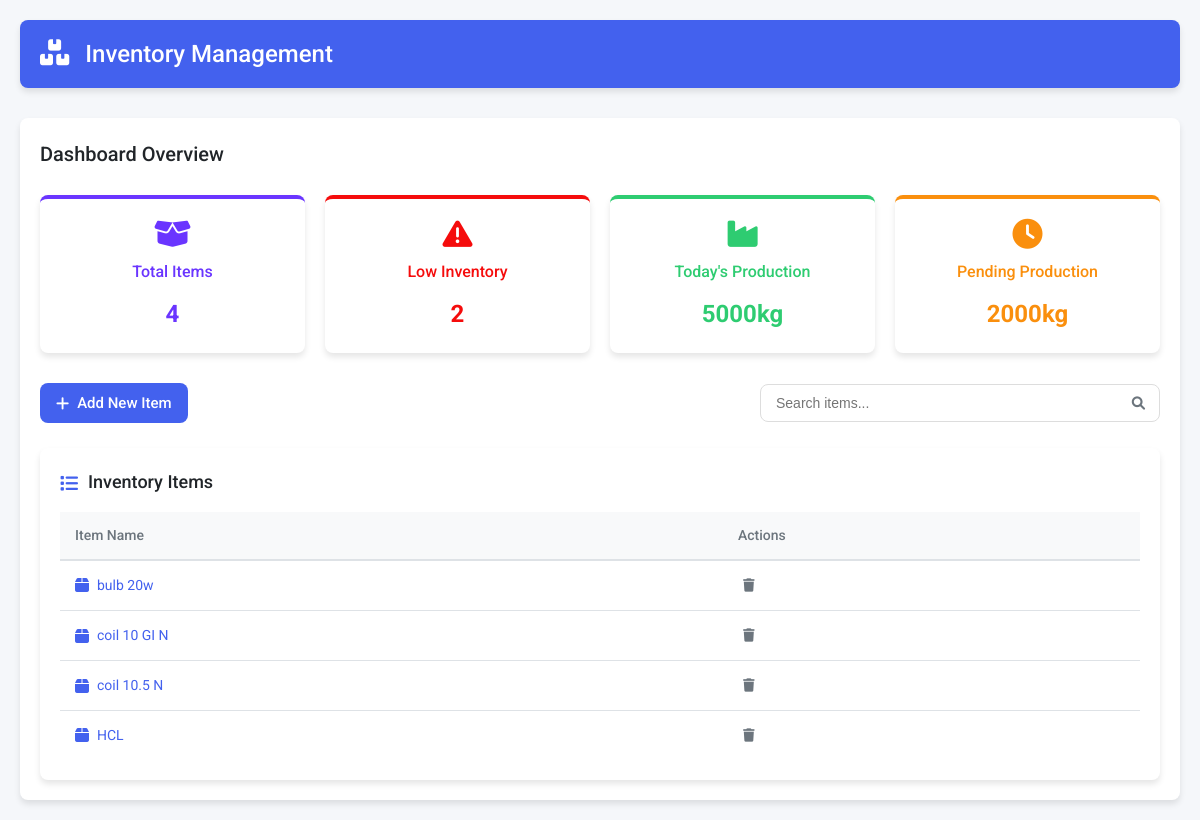
Before: / with the older database file.
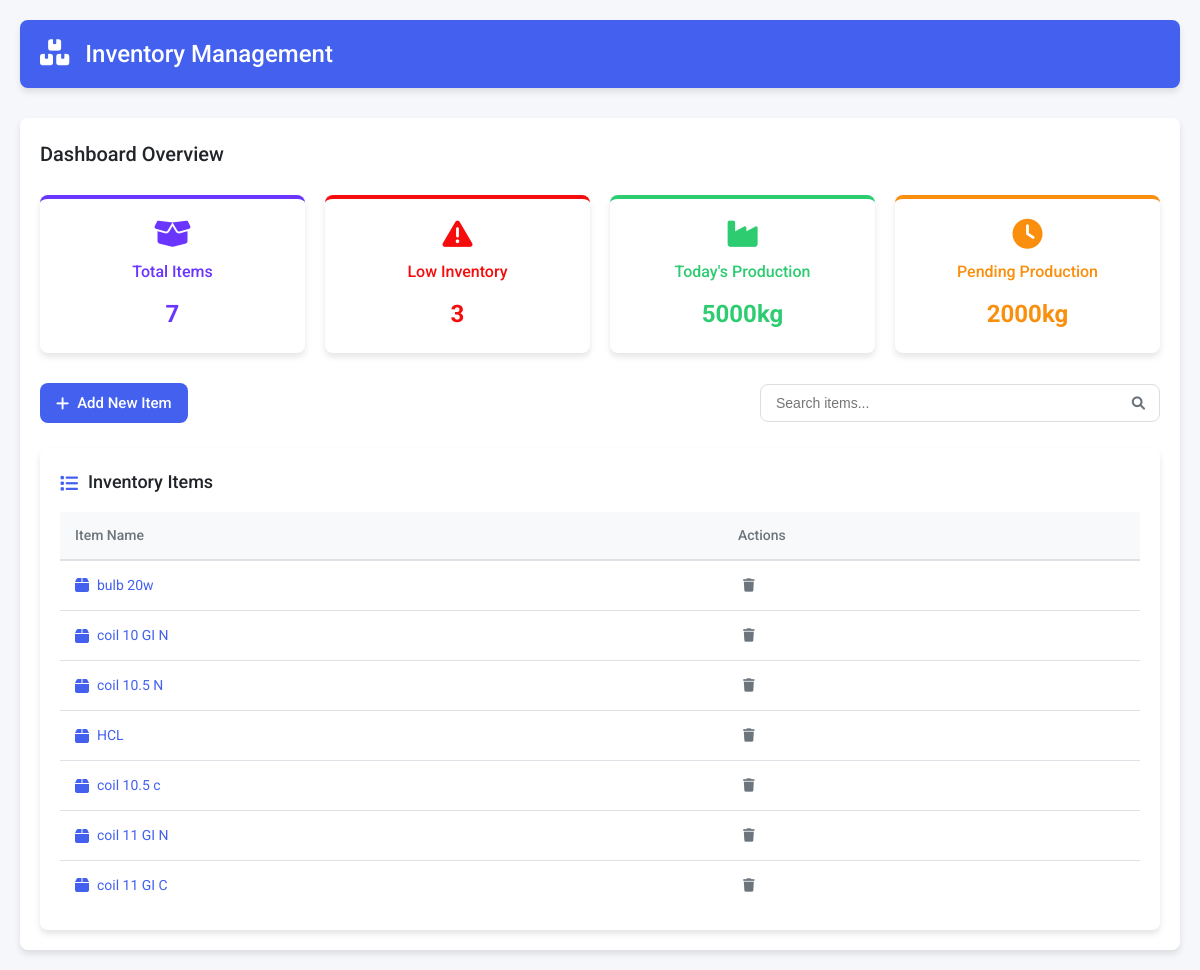
After: the same page with the newer database file.
### tables this page shows
CREATE TABLE items
                     (id INTEGER PRIMARY KEY AUTOINCREMENT,
                      name TEXT UNIQUE,
                      item_type TEXT,
                      item_unit TEXT,
                      minimum_inventory REAL,
                      current_inventory REAL check(current_inventory >= 0) default 0,
                      init_inventory_pm REAL,
                      updated_at TIMESTAMP DEFAULT CURRENT_TIMESTAMP,
                      has_rolls INTEGER BOOLEAN DEFAULT 0,
                      custom_fields TEXT);

### app.py (the view)
@app.route('/')
def index():
    conn = get_db_connection()
    c = conn.cursor()
    search_term = request.args.get('search', '').lower()
    query = 'SELECT id, name, minimum_inventory, current_inventory FROM items'
    if search_term:
        query += ' WHERE LOWER(name) LIKE ?'
        c.execute(query, (f'%{search_term}%',))
    else:
        c.execute(query)
    items = c.fetchall()
    c.execute('SELECT COUNT(*) FROM items WHERE minimum_inventory >= current_inventory')
    no_of_low_inv_item = c.fetchone()
    c.execute('SELECT COUNT(id) FROM ITEMS ')
    no_of_items = c.fetchone()
    conn.close()
    return render_template('index.html', items=items , no_of_low_inv_item = no_of_low_inv_item, search_term=search_term , no_of_items = no_of_items)

### app.py (called while the page is built)
@app.context_processor
def inject_datetime():
    return {'datetime': datetime}

def get_db_connection():
    conn = sqlite3.connect(DATABASE)
    conn.execute("PRAGMA foreign_keys = ON")
    return conn

### templates/index.html (shortened to what this page needs)
{% extends "base.html" %}
{% block content %}
    <div class="dashboard-container">
        <div class="dashboard-header">
            <h2>Dashboard Overview</h2>
        </div>
        <div class="stats-grid">
            <div class="stat-card purple">
                <i class="fas fa-box-open"></i>
                <h3>Total Items</h3>
                <p>{{no_of_items[0]}}</p>
            </div>
            <div class="stat-card red">
                <i class="fas fa-exclamation-triangle"></i>
                <h3>Low Inventory</h3>
                <p><a href="{{ url_for('low_inventory_list') }}">{{no_of_low_inv_item[0]}}</a></p>
            </div>
            <div class="stat-card green">
                <i class="fas fa-industry"></i>
                <h3>Today's Production</h3>
                <p>5000kg</p>
            </div>
            <div class="stat-card orange">
                <i class="fas fa-clock"></i>
                <h3>Pending Production</h3>
                <p>2000kg</p>
            </div>
        </div>
        <div class="action-bar">
            <a href="{{ url_for('add_item') }}" class="btn btn-primary">
                <i class="fas fa-plus"></i> Add New Item
            </a>
            <form method="GET" action="{{ url_for('index') }}" class="search-form">
                <div class="search-box">
                    <input type="text" name="search" id="searchInput"
                           placeholder="Search items..."
                           value="{{ search_term }}">
                    <button type="submit" class="search-btn">
                        <i class="fas fa-search"></i>
                    </button>
                </div>
            </form>
        </div>
        <div class="inventory-table-container">
            <h2><i class="fas fa-list"></i> Inventory Items</h2>
            {% if items %}
            <table class="inventory-table">
                <thead>
                    <tr>
                        <th>Item Name</th>
                        <th>Actions</th>
                    </tr>
                </thead>
                <tbody>
                    {% for item in items %}
                    <tr>
                        <td>
                            <a href="{{ url_for('item_form', item_id=item[0]) }}" class="item-link">
                                <i class="fas fa-box"></i> {{ item[1] }}
                            </a>
                        </td>
                        <td class="actions">
                            <form method="POST" action="{{ url_for('delete_item', item_id=item[0]) }}"
                                  onsubmit="return confirm('Are you sure you want to delete this item?');">
                                <button type="submit" class="btn-icon danger" title="Delete">
                                    <i class="fas fa-trash"></i>
                                </button>
                            </form>
                        </td>
                    </tr>
                    {% endfor %}
                </tbody>
            </table>
            {% else %}
            <div class="empty-state">
                <i class="fas fa-box-open"></i>
                <h3>No inventory items</h3>
                <p>Add your first item to get started</p>
            </div>
            {% endif %}
        </div>
    </div>
{% endblock %}

Changed rows visible on the page:
added items: name "coil 10.5 c"
added items: name "coil 11 GI N"
added items: name "coil 11 GI C"
Other visible differences:
{{ no_of_items[0] }}: "4" → "7"
{{ no_of_low_inv_item[0] }}: "2" → "3"
